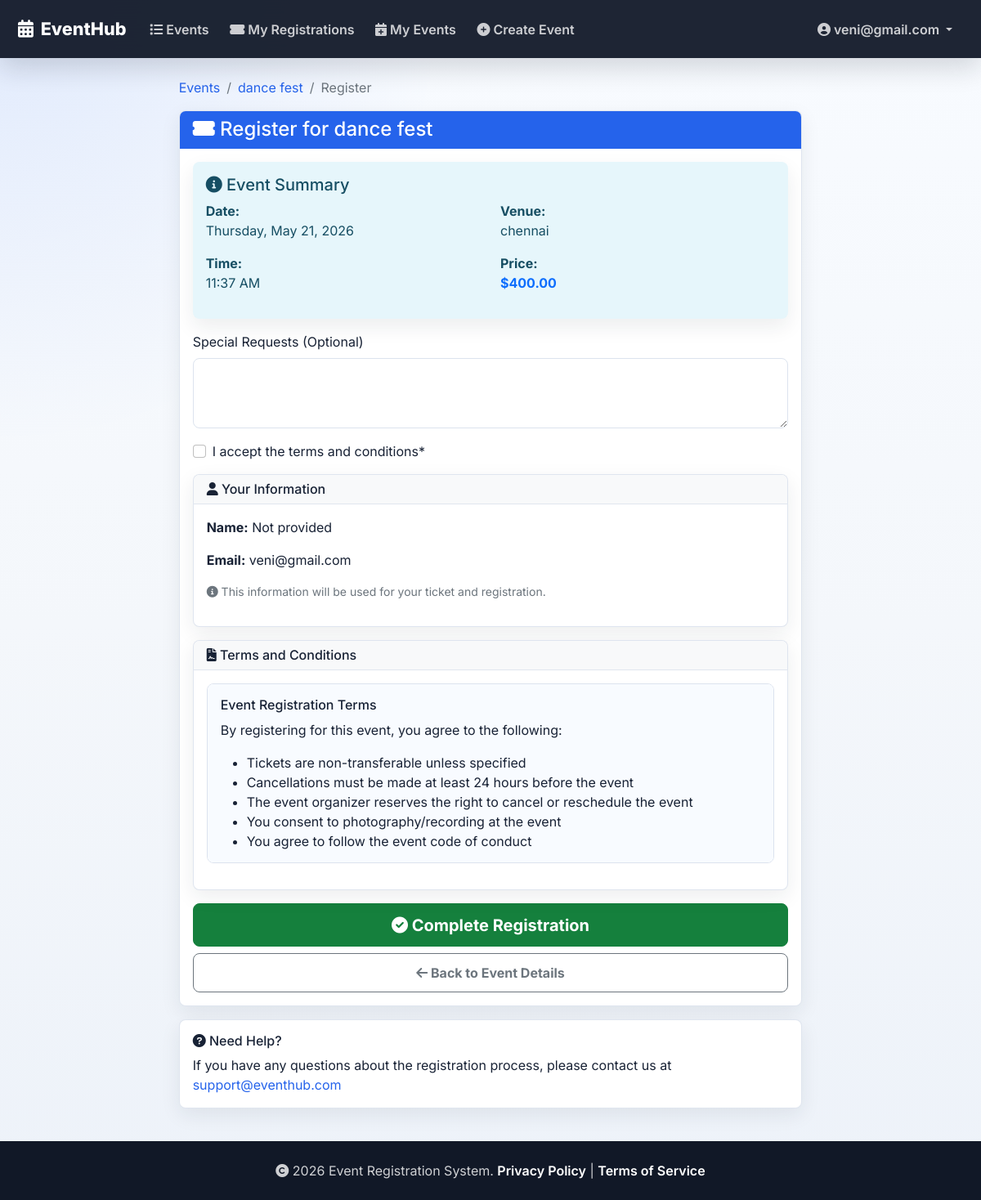
The page /events/event/3/register/ (signed in) on the database its author committed.
### events/models.py (models this page shows, shortened)
class Event(models.Model):
    title = models.CharField(max_length=200)
    description = models.TextField()
    venue = models.CharField(max_length=200)
    date = models.DateTimeField()
    capacity = models.IntegerField()
    price = models.DecimalField(max_digits=10, decimal_places=2, default=0.00)
    image = models.ImageField(upload_to='event_images/', blank=True, null=True)
    created_by = models.ForeignKey(User, on_delete=models.CASCADE, related_name='events_created')
    created_at = models.DateTimeField(auto_now_add=True)
    is_active = models.BooleanField(default=True)
    @property
    def available_seats(self):
        booked = self.registrations.filter(status='confirmed').count()
        return self.capacity - booked

### events/views.py (the view)
# urls.py: path('event/<int:pk>/register/', views.register_event, name='register_event'),
@login_required
def register_event(request, pk):
    event = get_object_or_404(Event, pk=pk, is_active=True)
    if event.available_seats <= 0:
        messages.error(request, 'Sorry, this event is full.')
        return redirect('event_detail', pk=event.pk)
    existing_registration = Registration.objects.filter(
        event=event,
        user=request.user,
        status__in=['pending', 'confirmed']
    ).first()
    if existing_registration:
        messages.warning(request, 'You are already registered for this event.')
        return redirect('my_registrations')
    if request.method == 'POST':
        form = RegistrationForm(request.POST)
        if form.is_valid():
            registration = Registration.objects.create(
                event=event,
                user=request.user,
                status='confirmed'
            )
            send_registration_email(request, registration)
            messages.success(request, f'Successfully registered for {event.title}! Check your email for the ticket.')
            return redirect('registration_success', pk=registration.pk)
    else:
        form = RegistrationForm()
    context = {
        'form': form,
        'event': event,
        'now': timezone.now(),
    }
    return render(request, 'events/register_event.html', context)

### events/forms.py
class RegistrationForm(forms.Form):
    special_requests = forms.CharField(
        widget=forms.Textarea(attrs={'rows': 3}),
        required=False,
        label='Special Requests (Optional)'
    )
    terms_accepted = forms.BooleanField(
        required=True,
        label='I accept the terms and conditions'
    )
    def __init__(self, *args, **kwargs):
        super().__init__(*args, **kwargs)
        self.helper = FormHelper()
        self.helper.layout = Layout(
            'special_requests',
            'terms_accepted',
            Submit('submit', 'Complete Registration')
        )

### events/templates/events/register_event.html (shortened to what this page needs)
{% extends 'base.html' %}
{% load crispy_forms_tags %}
{% block content %}
<div class="container">
    <div class="row justify-content-center">
        <div class="col-md-8">
            <nav aria-label="breadcrumb">
                <ol class="breadcrumb">
                    <li class="breadcrumb-item"><a href="{% url 'event_list' %}">Events</a></li>
                    <li class="breadcrumb-item"><a href="{% url 'event_detail' event.pk %}">{{ event.title|truncatechars:30 }}</a></li>
                    <li class="breadcrumb-item active">Register</li>
                </ol>
            </nav>
            <div class="card">
                <div class="card-header bg-primary text-white">
                    <h4 class="mb-0">
                        <i class="fas fa-ticket-alt"></i> Register for {{ event.title }}
                    </h4>
                </div>
                <div class="card-body">
                    <div class="alert alert-info">
                        <h5 class="alert-heading">
                            <i class="fas fa-info-circle"></i> Event Summary
                        </h5>
                        <div class="row">
                            <div class="col-md-6">
                                <p><strong>Date:</strong><br> {{ event.date|date:"l, F j, Y" }}</p>
                                <p><strong>Time:</strong><br> {{ event.date|date:"g:i A" }}</p>
                            </div>
                            <div class="col-md-6">
                                <p><strong>Venue:</strong><br> {{ event.venue }}</p>
                                <p><strong>Price:</strong><br>
                                    {% if event.price == 0 %}
                                        <span class="text-success fw-bold">Free</span>
                                    {% else %}
                                        <span class="text-primary fw-bold">${{ event.price }}</span>
                                    {% endif %}
                                </p>
                            </div>
                        </div>
                    </div>
                    <form method="post" id="registrationForm">
                        {{ form|crispy }}
                        <div class="card mb-3">
                            <div class="card-header bg-light">
                                <h6 class="mb-0"><i class="fas fa-user"></i> Your Information</h6>
                            </div>
                            <div class="card-body">
                                <p><strong>Name:</strong> {{ user.get_full_name|default:"Not provided" }}</p>
                                <p><strong>Email:</strong> {{ user.email }}</p>
                                <p class="text-muted small">
                                    <i class="fas fa-info-circle"></i>
                                    This information will be used for your ticket and registration.
                                </p>
                            </div>
                        </div>
                        <div class="card mb-3">
                            <div class="card-header bg-light">
                                <h6 class="mb-0"><i class="fas fa-file-contract"></i> Terms and Conditions</h6>
                            </div>
                            <div class="card-body">
                                <div class="terms-box border p-3 mb-3">
                                    <h6>Event Registration Terms</h6>
                                    <p>By registering for this event, you agree to the following:</p>
                                    <ul>
                                        <li>Tickets are non-transferable unless specified</li>
                                        <li>Cancellations must be made at least 24 hours before the event</li>
                                        <li>The event organizer reserves the right to cancel or reschedule the event</li>
                                        <li>You consent to photography/recording at the event</li>
                                        <li>You agree to follow the event code of conduct</li>
                                    </ul>
                                </div>
                            </div>
                        </div>
                        <div class="d-grid gap-2">
                            <button type="submit" class="btn btn-success btn-lg" id="submitBtn">
                                <i class="fas fa-check-circle"></i> Complete Registration
                            </button>
                            <a href="{% url 'event_detail' event.pk %}" class="btn btn-outline-secondary">
                                <i class="fas fa-arrow-left"></i> Back to Event Details
                            </a>
                        </div>
                    </form>
                </div>
            </div>
            <div class="card mt-3">
                <div class="card-body">
                    <h6><i class="fas fa-question-circle"></i> Need Help?</h6>
                    <p class="mb-0">If you have any questions about the registration process, please contact us at <a href="mailto:support@eventhub.com">support@eventhub.com</a></p>
                </div>
            </div>
        </div>
    </div>
</div>
{% endblock %}

### events/templates/base.html (shortened to what this page needs)
<!DOCTYPE html>
<html lang="en">
<head>
    <link href="https://cdn.jsdelivr.net/npm/bootstrap@5.1.3/dist/css/bootstrap.min.css" rel="stylesheet">
    <link rel="stylesheet" href="https://cdnjs.cloudflare.com/ajax/libs/font-awesome/6.0.0/css/all.min.css">
    {% load static %}
    <link rel="stylesheet" href="{% static 'css/style.css' %}">
</head>
<body>
    <nav class="navbar navbar-expand-lg navbar-dark bg-dark">
        <div class="container">
            <a class="navbar-brand" href="{% url 'event_list' %}">
                <i class="fas fa-calendar-alt"></i> EventHub
            </a>
            <div class="collapse navbar-collapse" id="navbarNav">
                <ul class="navbar-nav me-auto">
                    <li class="nav-item">
                        <a class="nav-link" href="{% url 'event_list' %}">
                            <i class="fas fa-list"></i> Events
                        </a>
                    </li>
                    {% if user.is_authenticated %}
                        <li class="nav-item">
                            <a class="nav-link" href="{% url 'my_registrations' %}">
                                <i class="fas fa-ticket-alt"></i> My Registrations
                            </a>
                        </li>
                        <li class="nav-item">
                            <a class="nav-link" href="{% url 'events_created' %}">
                                <i class="fas fa-calendar-plus"></i> My Events
                            </a>
                        </li>
                        <li class="nav-item">
                            <a class="nav-link" href="{% url 'create_event' %}">
                                <i class="fas fa-plus-circle"></i> Create Event
                            </a>
                        </li>
                    {% endif %}
                </ul>
                <ul class="navbar-nav">
                    {% if user.is_authenticated %}
                        <li class="nav-item dropdown">
                            <a class="nav-link dropdown-toggle" href="#" id="userDropdown" role="button" data-bs-toggle="dropdown">
                                <i class="fas fa-user-circle"></i> {{ user.email|truncatechars:20 }}
                            </a>
                        </li>
                    {% endif %}
                </ul>
            </div>
        </div>
    </nav>
    <main class="site-main">
        {% block content %}
        {% endblock %}
    </main>
    <footer class="footer mt-auto">
        <div class="container text-center">
            <p class="mb-0">
                <i class="fas fa-copyright"></i> 2026 Event Registration System.
                <a href="#" class="text-white">Privacy Policy</a> |
                <a href="#" class="text-white">Terms of Service</a>
            </p>
        </div>
    </footer>
</body>
</html>

### static/css/style.css (style rules this page uses)
:root { --bg: #f4f7fb; --surface: #ffffff; --surface-soft: #eef4ff; --ink: #182235; --muted: #667085; --line: #dce3ee; --primary: #2563eb; --primary-dark: #1e40af; --accent: #0f766e; --accent-dark: #115e59; --warning: #b7791f; --danger: #c2410c; --success: #15803d; --shadow-sm: 0 8px 24px rgba(24, 34, 53, 0.08); --shadow-md: 0 18px 46px rgba(24, 34, 53, 0.13); }
* { box-sizing: border-box; }
body { min-height: 100vh; display: flex; flex-direction: column; color: var(--ink); font-family: "Inter", "Segoe UI", Tahoma, Geneva, Verdana, sans-serif; background: radial-gradient(circle at top left, rgba(37, 99, 235, 0.11), transparent 34rem), linear-gradient(180deg, #f8fbff 0%, var(--bg) 52%, #edf2f9 100%); }
a { color: var(--primary); text-decoration: none; }
.site-main { flex: 1; padding: 1.5rem 0 2.5rem; }
.container { max-width: 1180px; }
.navbar { padding: 0.9rem 0; background: rgba(16, 24, 40, 0.94) !important; box-shadow: 0 12px 32px rgba(16, 24, 40, 0.16); backdrop-filter: blur(14px); }
.navbar-brand { display: inline-flex; align-items: center; gap: 0.55rem; font-size: 1.35rem; font-weight: 800; }
.navbar .nav-link { border-radius: 999px; color: rgba(255, 255, 255, 0.78) !important; font-weight: 600; padding: 0.55rem 0.8rem !important; }
.footer { margin-top: 2rem; padding: 1.5rem 0; color: rgba(255, 255, 255, 0.8); background: #111827; }
.footer a { color: white; font-weight: 600; }
.card { overflow: hidden; border: 1px solid rgba(220, 227, 238, 0.9); border-radius: 8px; background: var(--surface); box-shadow: var(--shadow-sm); transition: transform 0.18s ease, box-shadow 0.18s ease, border-color 0.18s ease; }
.card-header { border-bottom: 1px solid rgba(220, 227, 238, 0.85); font-weight: 700; }
.btn { border-radius: 8px; padding: 0.66rem 1rem; font-weight: 700; transition: transform 0.16s ease, box-shadow 0.16s ease, background-color 0.16s ease; }
.btn-primary, .bg-primary { background-color: var(--primary) !important; border-color: var(--primary) !important; }
.btn-success, .bg-success { background-color: var(--success) !important; border-color: var(--success) !important; }
.form-control, .form-select, .input-group-text { border-color: var(--line); border-radius: 8px; }
.alert { border: 0; border-radius: 8px; box-shadow: 0 10px 24px rgba(24, 34, 53, 0.08); }
.alert-info { color: #164e63; background: #e6f6fb; }
.terms-box { max-height: 220px; overflow-y: auto; border-color: var(--line) !important; border-radius: 8px; background: #f8fbff; }

### rows shown on the page
Event: title "dance fest", date "Thursday, May 21, 2026", date "11:37 AM", venue "chennai", price "400.00"

### other values the page prints
{{ user.email|truncatechars:20 }} "veni@gmail.com"
{{ user.get_full_name|default:"Not provided" }} "Not provided"
{{ user.email }} "veni@gmail.com"
